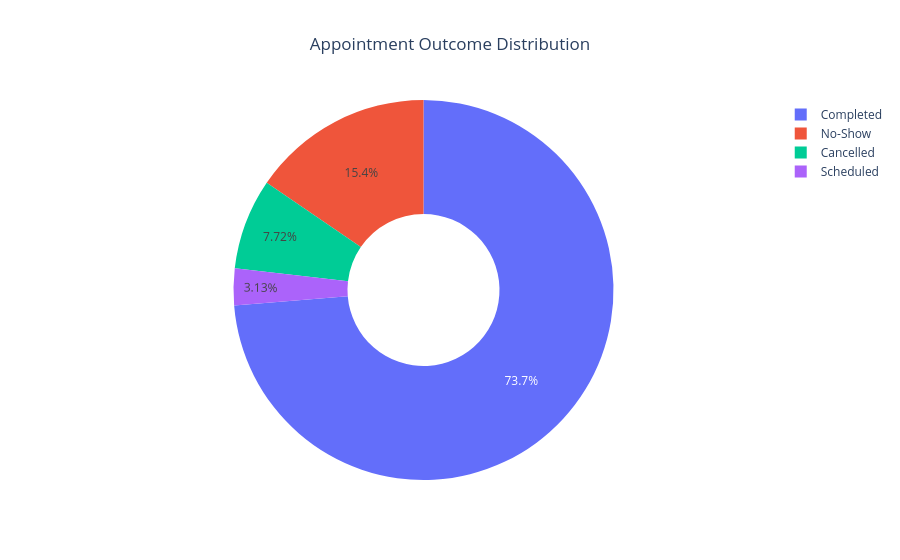

The notebook cell this image was saved under:
### Code cell
fig = px.pie(
    status_distribution,
    names="appointment_status",
    values="total_appointments",
    title="Appointment Outcome Distribution",
    hole=0.4
)

fig.update_layout(
    template="plotly_white",
    title_x=0.5
)

fig.show()

### Figure 1 — Plotly figure (JSON) as saved in the notebook; plotly's stock layout.template omitted (floating-point values rounded to 4 significant figures)
{"data": [{"domain": {"x": [0, 1], "y": [0, 1]}, "hole": 0.4, "hovertemplate": "appointment_status=%{label}<br>total_appointments=%{value}<extra></extra>", "labels": ["Completed", "No-Show", "Cancelled", "Scheduled"], "legendgroup": "", "name": "", "showlegend": true, "type": "pie", "values": [55275, 11584, 5793, 2348]}], "layout": {"legend": {"tracegroupgap": 0}, "title": {"text": "Appointment Outcome Distribution", "x": 0.5}}}
